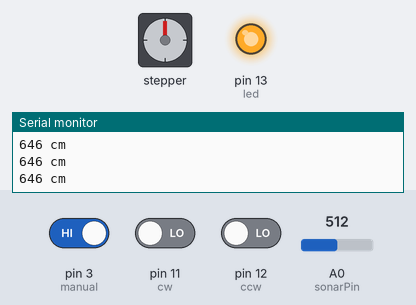
The sketch below on a simulated Arduino Uno, built with avr-gcc and run on an emulated ATmega328P. Shown: stepper motor, output pins drawn as LEDs (lit = HIGH), the last lines printed to the serial monitor. Inputs (shaded band) come from the test bench; at power-on: pin 11 (cw) LOW, pin 3 (manual) HIGH, A0 (sonarPin) = 512, pin 12 (ccw) LOW. Stepper angles assume 200 steps per turn.

Above: at 1.2 s.
1.3 s: pin 11 (cw) driven HIGH
At 1.47 s:
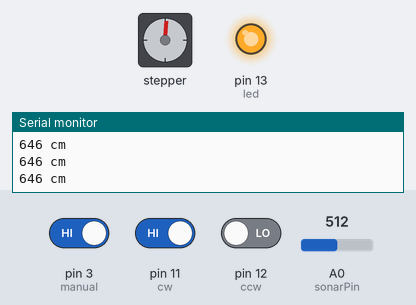
4.3 s: pin 3 (manual) driven LOW
At 5.7 s:
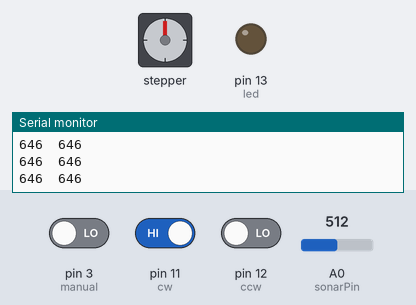
6.1 s: A0 (sonarPin) set to 242
9.1 s: A0 (sonarPin) set to 224
10.6 s: A0 (sonarPin) set to 199
At 12.9 s:
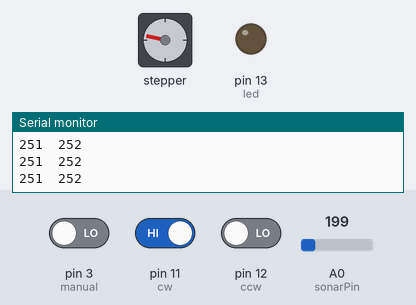
13.6 s: pin 3 (manual) driven HIGH
At 14.09 s:
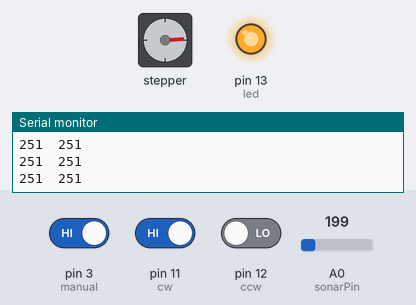
Timing chart, 0 to 19.5 s (numbered marks = the images above; inputs shaded):
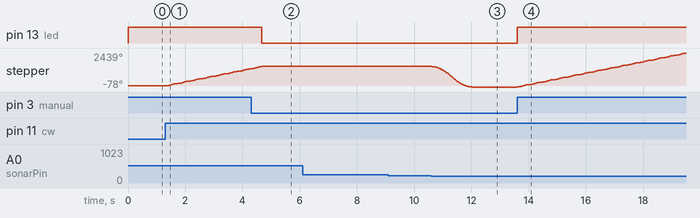

Measured:
- the behaviour switches between 200 and 199 on A0 (sonarPin) (found by bisection; images 2 and 3)
- after the input at 1.3 s, stepper: keeps turning clockwise at about 424°/s, starting at once
- after the input at 4.3 s, pin 13 (led): HIGH → LOW after 0.37 s; stepper: goes on until 4.7 s, then stays 1440°
- after the input at 10.6 s, stepper: turns 1518° counter-clockwise in 1.4 s, starting at once
- after the input at 13.6 s, pin 13 (led): LOW → HIGH at once; stepper: keeps turning clockwise at about 428°/s, starting at once

The sketch:

teta.ino
```cpp
/*
    Actor - Reactor

    amereida
    phalène
    latin
    america

    documenta14 ~ 2017
    no dimmer
*/


#include <AccelStepper.h>

/////////////////////// VARIBLES DE AJUSTE DE MEDIDAS (AJUSTAR) ////////////////////

int minDist = 50;   // minima distancia para medir en centímetros
int maxDist = 295;  // máxima distancia para medir en centímetros
int maxSteps = -2300; // <---- DEFINIR AL COMIENZO DEL MONTAJE, es el número máximo de pasos entre una posicion inicial y una final
// int x = 0; // manual target

int counter = 0;
int waitTime = 1000;

////////////////////// VARIABLES FIJAS DE CALCULO /////////////////////////////
int securitySteps = 100;  // holgura de pasos para la cantidad minima de pasos y la maxima
int minSecuritySteps = securitySteps;
int maxSecuritySteps = maxSteps - securitySteps;
int currentStep = 0;  //variable calculada mapeando la distancia con el rango de pasos permitidos
int sonarMinDifference = 30; // variacion minima que debe existir entre dos medidas consecutivas para que actue el motor

////////////////////////// VARIABLES DEL MOTOR ////////////////////////////////

AccelStepper stepper(2, 9, 8);   // LIB ACCEL

/////////////////// VARIABLES SENSOR DE DISTANCIA ////////////////////////////////////

float Inch        = 0.00;
int   cm          = 0;
int   cmPrev      = 0;
int   sonarPin    = A0;
int   sensorValue;

////////////////// BOTONES MANUALES ////////////////////

int cw          = 11;   // pin boton para accionar en sentido cw
int ccw         = 12;   // pin boton para accionar en sentido ccw
int manual      = 3;    // pin boton manual
int led         = 13;   // led de modo manual o automatico
int R;                  // variable de almacenamiento del boton cw
int AR;                 // variable de almacenamiento del boton ccw
boolean modo;

/* Variables de suavizado */

long soft;     // valor suavizado del sensor
int b = 100;   // estos 2 numeros deben ser iguales
int buf[100];  // buffer de suavizado (100)
int count;     // contador auxiliar

///////////////////////////////////////////////////////////
void setup() {
  pinMode(sonarPin, INPUT);
  Serial.begin(9600);
  pinMode(cw, INPUT);
  pinMode(ccw, INPUT);
  pinMode(manual, INPUT);
  pinMode(led, OUTPUT);
  // pinMode(AC_LOAD, OUTPUT); // Set AC Load pin as output

  stepper.setMaxSpeed(1500.0);
  stepper.setSpeed(120.0);
  stepper.setAcceleration(2000.0);

  // counter used for soft value
  count = 0;

  // softened value is the sonar's first reading
  readSonar();
  soft = cm;

  // soften value
  buf[count] = cm;
  count ++;
  count %= b;
  long val = 0;

  for (int i = 0; i < b; i++) {
    buf[i] = cm;
  }

  soft = val / b;
}

void readSonar() {
  sensorValue = analogRead(sonarPin);
  Inch = (sensorValue * 0.497);
  cm = Inch * 2.54;

  // soften value
  buf[count] = cm;
  count ++;
  count %= b;
  long val = 0;

  for (int i = 0; i < b; i++) {
    val += buf[i];
  }

  soft = val / b;
}

void BOTON_MANUAL() {
  // detachInterrupt(0);     // desactiva la interrupcion attach
  digitalWrite(led, HIGH); // enciende el led para indicar modo manual
  delayMicroseconds(50);
  R = digitalRead(cw);    // lectura boton cw
  AR = digitalRead(ccw);  // lectura boton ccw

  if (AR == 0 && R == 0) {
    detachInterrupt(0);
    delayMicroseconds(50);
    readSonar();
    Serial.print(cm);
    Serial.println(" cm ");
  } else if (AR == 0 && R == 1) {
    currentStep += securitySteps; // * 40 es una vuelta entera
  }
  else if (AR == 1 && R == 0) {
    currentStep -= securitySteps;
  }

  delayMicroseconds(10);

  if (AR != R) {
    stepper.runToNewPosition(currentStep);


    // soften value
    buf[count] = cm;
    count ++;
    count %= b;
    long val = 0;

    for (int i = 0; i < b; i++) {
      buf[i] = cm;
    }

    soft = val / b;
    soft = currentStep; // para que no salte al volver a modo automático
  }

  R = digitalRead(cw); // button reading for cw (clockwise)
  AR = digitalRead(ccw);  // button reading for ccw (counter clockwise)
  modo = digitalRead(manual);
}

void loop() {
  modo = digitalRead(manual);

  // MODO AUTOMATICO
  if (modo == 0) {
    digitalWrite(led, LOW);
    readSonar();

    // mientras el sensor esté dentro de la distancia
    if (cm >= minDist && cm <= maxDist) {

      //si la diferencia entre los ultimas 2 lecturas es mayor a sonarMinDifference mostrarra cambio en motor y luz
      if (abs(cmPrev - soft) >= sonarMinDifference) {
        unsigned long CERO = 0;

        // extrapola distancia con pasos
        currentStep = map(soft, minDist, maxDist, maxSecuritySteps, minSecuritySteps);
        unsigned long tiempo = millis();

        counter = 0;
        stepper.runToNewPosition(currentStep);
      }
    }

    counter++;

    if (counter > waitTime) {
      Serial.println("returning to origin...");
      stepper.runToNewPosition(0);
    }


    cmPrev = cm;

    Serial.print(cm);
    Serial.print("\t");
    Serial.println(soft);

  } else if (modo == 1) {
    BOTON_MANUAL();
  }
}
```
